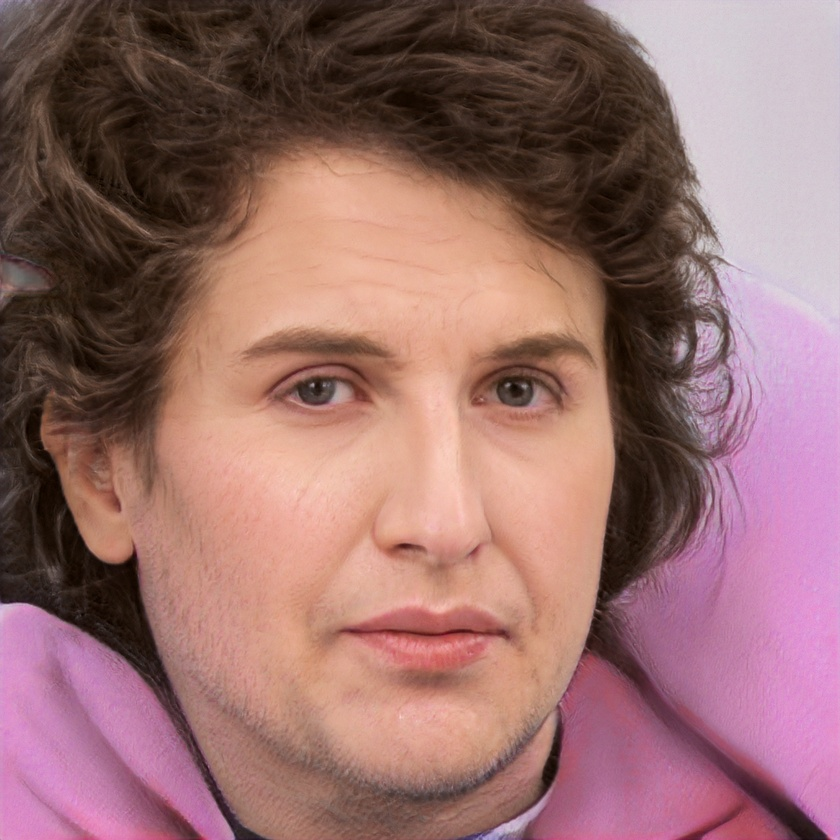
#> input picture 13주/000008.jpg, 840 x 840 px, shrunk from 1024 x 1024 before the run
$ python 'KOCW_13주_2.py'
#> lines starting #> are read from the running program, lines starting #| are printed output that depends on the picture; after the words box and inside, x2 and y2 are one past the last pixel; in counts of white or black regions, pixels touching at a corner belong together
# -*- coding: utf-8 -*-
"""
Created on Sun Jul 26 23:56:37 2020

@author: user
"""

import cv2

# Haar Cascade 로 생성된 분류기 파일 읽기
face_cascade = cv2.CascadeClassifier('haarcascade_frontalface_default.xml')
eye_cascade = cv2.CascadeClassifier('haarcascade_eye.xml')

# 분석에 사용할 이미지를 gray scale 로 읽기
img = cv2.imread('000008.jpg')
#> img is the input picture: shape (840, 840, 3); mean B, G, R 109, 110.1, 151.7
gray = cv2.cvtColor(img, cv2.COLOR_BGR2GRAY)
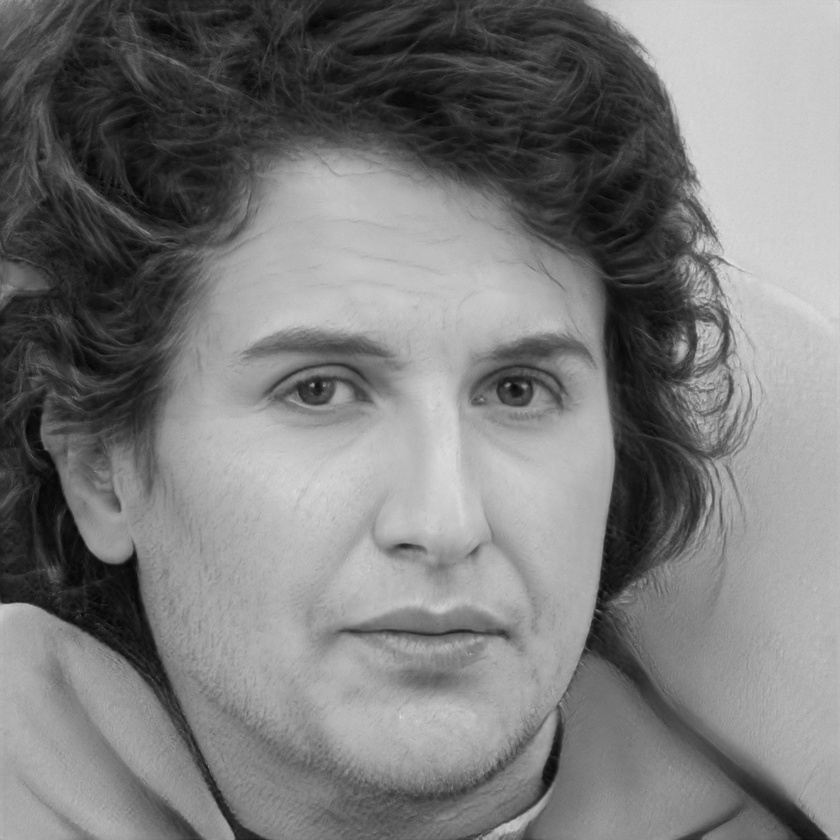
#> gray: shape (840, 840); min 3, max 229, mean 122.4
# gray2 = cv2.equalizeHist(gray)

# 이미지에서 얼굴부분 인식
faces = face_cascade.detectMultiScale(gray, 1.3, 5)
#> faces = [[128, 153, 592, 592]]

for (x,y,w,h) in faces:

    # 얼굴의 위치를 사각형(or 원형)으로 표시
    cv2.rectangle(img,(x,y),(x+w,y+h),(255,0,0),2)
    # cv2.circle(img,(x+int(w*0.5),y+int(h*0.5)),int(0.5*h),(255,0,0),2) # circle(image, center, radius, color, thickness)

    # 얼굴 인식 영역 내부에서만 눈 인식함
    roi_gray = gray[y:y+h, x:x+w]
    roi_color = img[y:y+h, x:x+w]
    eyes = eye_cascade.detectMultiScale(roi_gray, 1.3, 5)

    # 눈이 검출된 회수만큼 눈 좌표 읽기
    for (ex,ey,ew,eh) in eyes:
        # 원본 이미지에 눈의 위치 표시
        # cv2.rectangle(roi_color,(ex,ey),(ex+ew,ey+eh),(0,255,0),2)
        cv2.circle(roi_color,(ex+int(ew*0.5),ey+int(eh*0.5)),int(0.5*eh),(255,0,0),2) # circle(imae, center, radius, color, thickness)

        eye_gray = gray[y+ey:y+ey+eh, x+ex:x+ex+ew]
        eye_color = img[y+ey:y+ey+eh, x+ex:x+ex+ew]
        _, threshold = cv2.threshold(eye_gray, 30, 255, cv2.THRESH_BINARY)
        cv2.imshow('img_gray',eye_gray)
        cv2.imshow('img_color',eye_color)
        cv2.imshow('img_threshold',threshold)
        cv2.waitKey(0)
        cv2.destroyAllWindows()

        contours, _ = cv2.findContours(threshold, cv2.RETR_LIST, cv2.CHAIN_APPROX_SIMPLE)

        for contour in contours:
            ratio_area = cv2.contourArea(contour)/eh/ew
            # print(ratio_area)
            if ratio_area > 0.003 and ratio_area < 0.009:
                # print(ratio_area)
                # contour = cv2.convexHull(contour)
                xc, yc, wc, hc = cv2.boundingRect(contour)
                # cv2.rectangle(img,(x+ex+xc, y+ey+yc),(x+ex+xc+, y+ey+yc+hc), (0,255,0),2 )
                cv2.circle(eye_color,(xc+int(wc*0.5),yc+int(hc*0.5)),int(0.5*wc),(0,255,0),2)
#> this loop made 1 pass
#> (x, y, w, h, eyes) on pass 1: (128, 153, 592, 592, [[336, 186, 102, 102], [138, 183, 109, 109]])
#> pass 1, `roi_gray = gray[y:y+h, x:x+w]`:
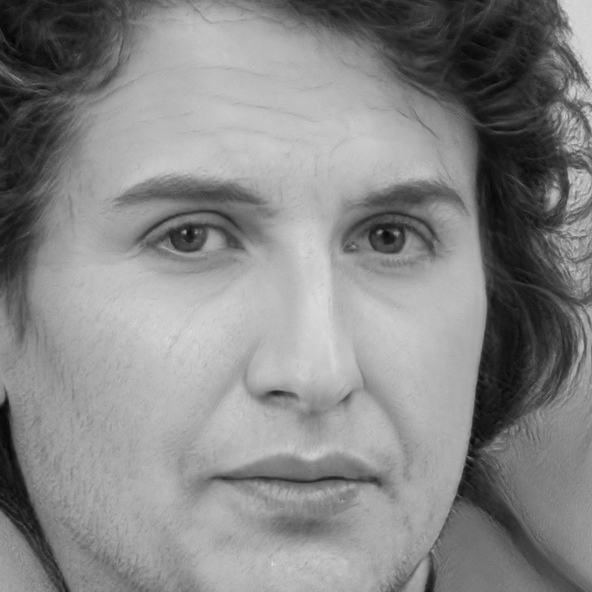
#> roi_gray: shape (592, 592); min 3, max 221, mean 134.2
#> after the loop:
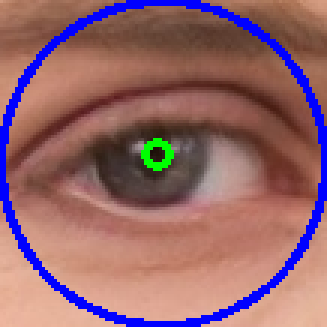
#> eye_color: shape (109, 109, 3) (shown 3 times larger); mean B, G, R 107.7, 102.3, 146.7
#> after the loop:
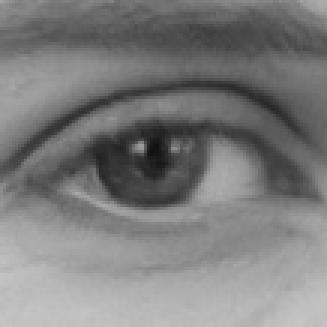
#> eye_gray: shape (109, 109) (shown 3 times larger); min 17, max 198, mean 124.6
#> after the loop:
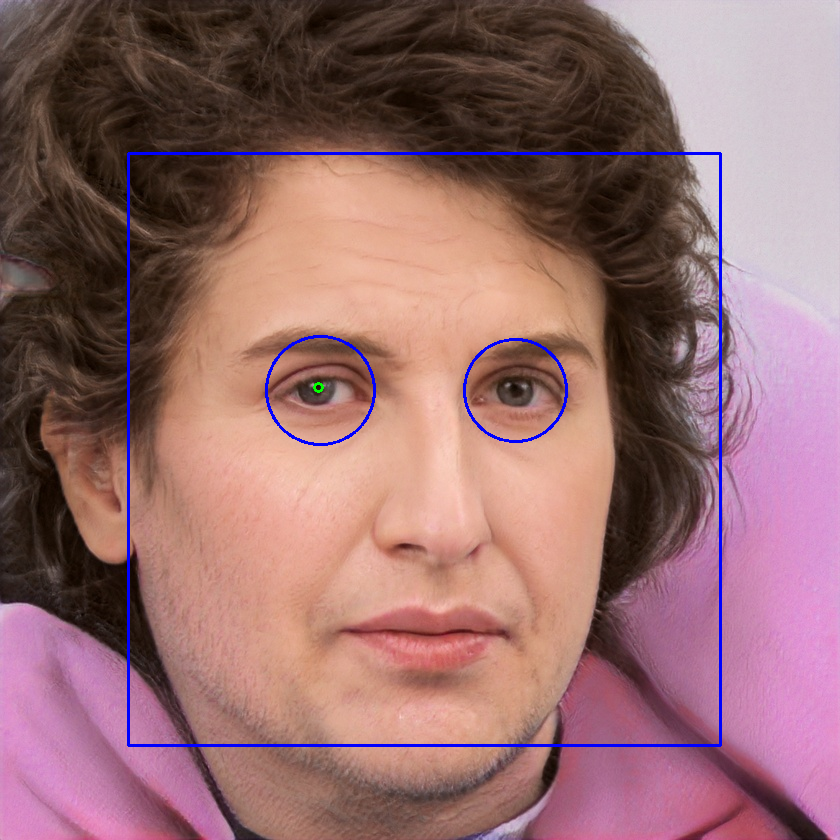
#> img: shape (840, 840, 3); 1.3% of pixels changed, all inside (x1, y1, x2, y2) = (127, 152, 722, 747)
#> after the loop:
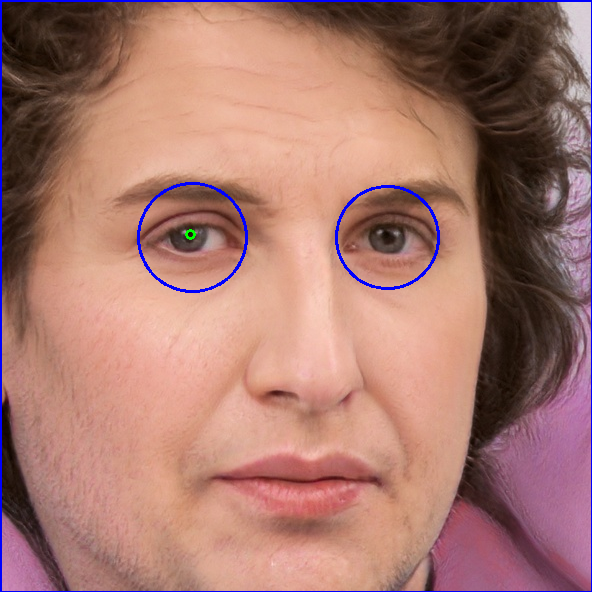
#> roi_color: shape (592, 592, 3); mean B, G, R 110.9, 119.9, 167
#> after the loop:
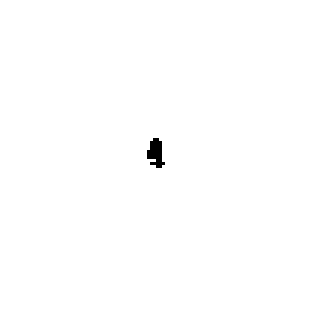
#> threshold: shape (109, 109) (shown 3 times larger); 99.7% white; 1 black region, box (x1, y1, x2, y2) and area: (49, 46, 55, 56) 38
                # cv2.imshow('img',img)
                # cv2.waitKey(0)
                # cv2.destroyAllWindows()

# 얼굴 및 눈 인식 결과를 이미지에 표
cv2.imshow('img',img)
cv2.waitKey(0)
cv2.destroyAllWindows()
